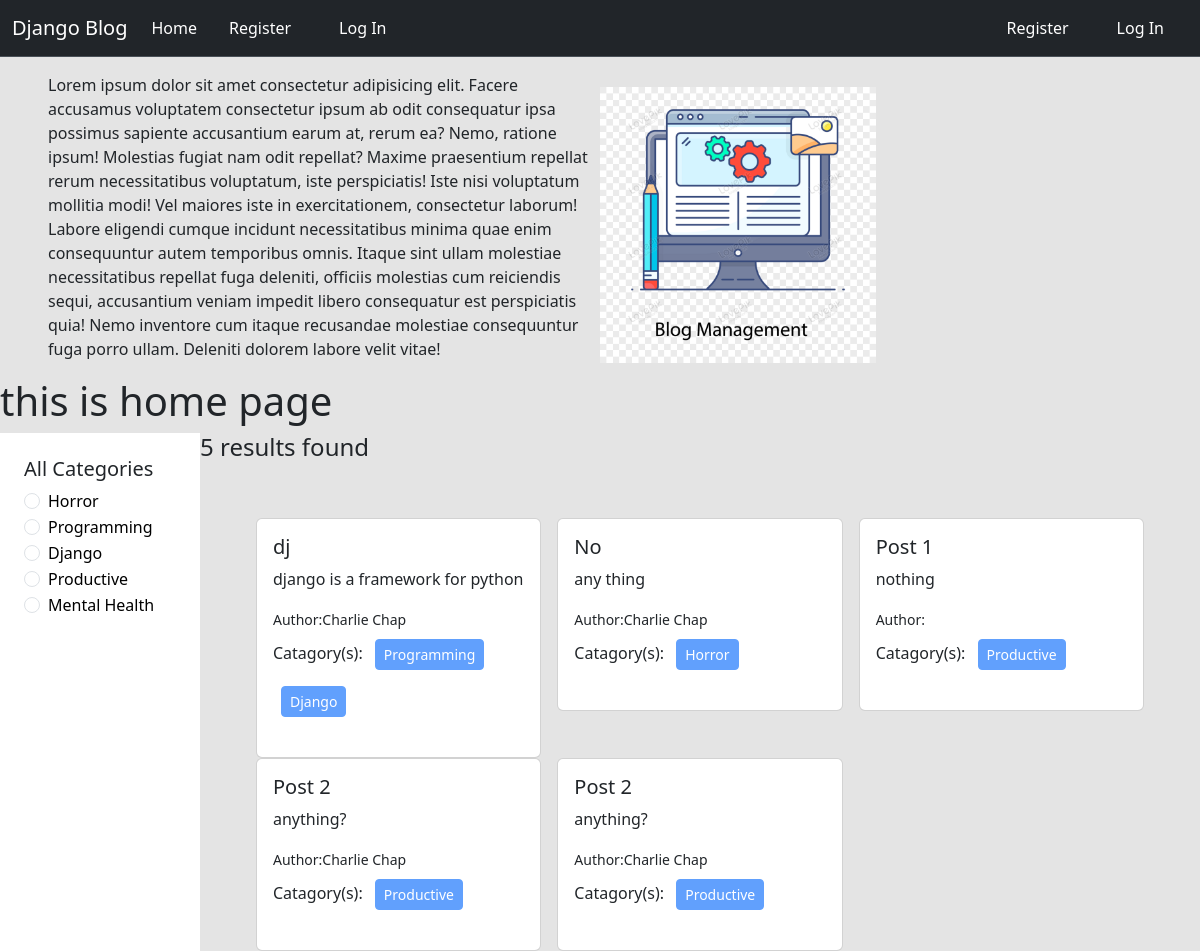
The page / on the database its author committed.
### catagories/models.py (models this page shows, shortened)
class Catagory(models.Model):
    name=models.CharField(max_length=100)
    slug=models.SlugField(max_length=100,unique=True,null=True,blank=True)

### post/models.py (models this page shows, shortened)
class Post(models.Model):
    tittle=models.CharField(max_length=50)
    content=models.TextField()
    catagory=models.ManyToManyField(Catagory) #ekta post multiple catagory te thkte pare ekta catagory te multiple post thkte pare
    author=models.ForeignKey(User, on_delete=models.CASCADE) #author delete hoile sob post o delete

### blog_project/views.py (the view)
# urls.py: 2. Add a URL to urlpatterns:  path('', views.home, name='home')
def  home(request,category_slug=None):
    data=Post.objects.all()
    if category_slug is not None:
        category=Catagory.objects.get(slug=category_slug)
        data=Post.objects.filter(catagory=category)
    categories=Catagory.objects.all()
    return render(request,'home.html',{'data':data, 'category':categories})

### templates/home.html
{%extends 'base.html'%} {% block content %}
{% load static %}
<div class="d-flex flex-wrap justify-content-around px-5 pt-3 align-items-center">
<div class="col-6">
  <p>Lorem ipsum dolor sit amet consectetur adipisicing elit. Facere accusamus voluptatem consectetur ipsum ab odit consequatur ipsa possimus sapiente accusantium earum at, rerum ea? Nemo, ratione ipsum! Molestias fugiat nam odit repellat? Maxime praesentium repellat rerum necessitatibus voluptatum, iste perspiciatis! Iste nisi voluptatum mollitia modi! Vel maiores iste in exercitationem, consectetur laborum! Labore eligendi cumque incidunt necessitatibus minima quae enim consequuntur autem temporibus omnis. Itaque sint ullam molestiae necessitatibus repellat fuga deleniti, officiis molestias cum reiciendis sequi, accusantium veniam impedit libero consequatur est perspiciatis quia! Nemo inventore cum itaque recusandae molestiae consequuntur fuga porro ullam. Deleniti dolorem labore velit vitae!</p>
</div>
<div class="col-6">
<img style="width:50%" src="{%static 'header.png'%}" alt="">
</div>
</div>
<h1>this is home page</h1>
<div class="d-flex flex-wrap">
  <div class="col-2 p-4 bg-white">
    <h5>All Categories</h5>
    {% for cat in category %}
    <div class="form-check">
      <input class="form-check-input" type="radio" name="category" id="{{cat.id}} ">
      <label class="form-check-label" for="{{cat.id}}">
        <a class="text-decoration-none text-black" href="{%url 'category_wise_post' cat.slug%}">{{cat.name}}</a>
      </label>
    </div>
    {% endfor %}
  </div>
  <div class="col-10">
    <h4>{{data | length}} results found</h4>
    <div class="d-flex flex-wrap  px-5 pt-5">
      {% for post in data %}
      <div class="col-sm-4">
        <div class="card mx-2">
          <div class="card-body">
            <h5 class="card-title">{{post.tittle}}</h5>
            <p class="card-text">
                {{post.content}}
            </p>
            <small>Author:{{post.author.first_name}} {{post.author.last_name}}</small> <br>
            <p>Catagory(s):
            {% for cat in post.catagory.all %}
            <button class="btn btn-primary btn-sm m-2" disabled>{{cat.name}}</button>
            {% endfor %}
            </p>
          </div>
        </div>
      </div>
      {% endfor %}
    </div>
  </div>
</div>
{% endblock %}

### templates/base.html (shortened to what this page needs)
<!DOCTYPE html>
<html lang="en">
<head>
    <link href="https://cdn.jsdelivr.net/npm/bootstrap@5.3.2/dist/css/bootstrap.min.css" rel="stylesheet">
</head>
<body style="background-color: #e4e4e4">
    <nav class="navbar navbar-expand-lg bg-dark border-bottom border-body" data-bs-theme="dark">
        <div class="container-fluid">
          <a class="navbar-brand" href="#">Django Blog</a>
          <div class="collapse navbar-collapse" id="navbarSupportedContent">
            <ul class="navbar-nav me-auto mb-2 mb-lg-0">
              <li class="nav-item">
                <a class="nav-link btn btn-info text-white" aria-current="page" href="{%url 'homepage'%}">Home</a>
              </li>
              {% if request.user.is_authenticated %}
              {% comment %} item e btn dile full color hoy link e dile cursor dependent {% endcomment %}
               <li class="nav-item mx-3">
                <a class="nav-link btn btn-success text-white" href="{%url 'add_post'%}">Add Post</a>
              </li>
              {% comment %} <li class="nav-item mx-3">
                <a class="nav-link btn btn-primary text-white" href="{%url 'user_login'%}">Log Out</a>
              </li> {% endcomment %}
              {% else %}
              <li class="nav-item mx-3">
                <a class="nav-link btn btn-warning text-white" href="{%url 'register'%}">Register</a>
              </li>
              <li class="nav-item mx-3">
                <a class="nav-link btn btn-primary text-white" href="{%url 'user_login'%}">Log In</a>
              </li>
              {% endif %}
            </ul>
            <div class="d-flex">
              <ul class="navbar-nav me-auto mb-2 mb-lg-0">
              {% if request.user.is_authenticated %}
              <li class="nav-item mx-3">
                <a class="nav-link btn btn-warning text-white" href="{%url 'profile'%}">Profile</a>
              </li>
              <li class="nav-item mx-3">
                <a class="nav-link btn btn-danger text-white" href="{%url 'user_logout'%}">Log Out</a>
              </li>
              {% else %}
              <li class="nav-item mx-3">
                <a class="nav-link btn btn-warning text-white" href="{%url 'register'%}">Register</a>
              </li>
              <li class="nav-item mx-3">
                <a class="nav-link btn btn-primary text-white" href="{%url 'user_login'%}">Log In</a>
              </li>
              {% endif %}
              </ul>
            </div>
          </div>
        </div>
      </nav>
      {%block content%}
      {%endblock%}
</body>
</html>

### rows shown on the page
Catagory: name "Horror"
Catagory: name "Programming"
Catagory: name "Django"
Catagory: name "Productive"
Catagory: name "Mental Health"
Post: tittle "dj", content "django is a framework for python", author.first_name "Charlie", author.last_name "Chap"
Post: tittle "No", content "any thing", author.first_name "Charlie", author.last_name "Chap"
Post: tittle "Post 1", content "nothing"
Post: tittle "Post 2", content "anything?", author.first_name "Charlie", author.last_name "Chap"
Post: tittle "Post 2", content "anything?", author.first_name "Charlie", author.last_name "Chap"

### other values the page prints
{{ data | length }} "5"
